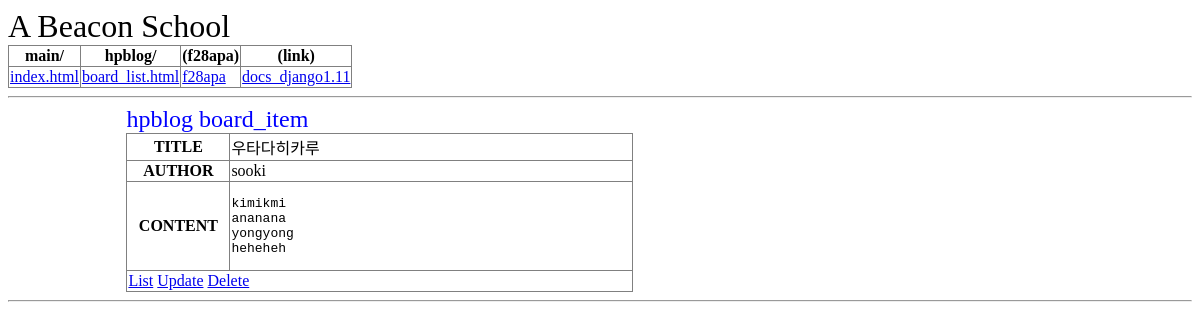
The app's page /hpblog/item/8/ with its own data.
### hpblog/models.py (models this page shows, shortened)
class Post(models.Model):
    class Meta:
        verbose_name_plural = "Post"
    author = models.ForeignKey('auth.User', on_delete=models.CASCADE)
    title = models.CharField(max_length=200)
    content = models.TextField()
    create_date = models.DateTimeField(default=timezone.now)
    published_date = models.DateTimeField(blank=True, null=True)

### hpblog/views.py (the view)
# urls.py: url(r'^item/(?P<p_id>[\d]+)/$', board_item, name='board_item'),
def board_item(request, p_id):
    template = 'hpblog/board_item.html'
    item = Post.objects.get(id=p_id)
    context = {'item': item}
    return render(request, template, context)

### hpblog/templates/hpblog/board_item.html
{% extends "base.html" %}
{% block content %}
	<div class='container'>
		<div class='pagetitle'>hpblog board_item</div>
		<table border='1px' class='table'>
			<tr>
				<th width="100px">TITLE</th>
				<td width="400px">{{item.title}}</td>
			</tr>
			<tr>
				<th>AUTHOR</th>
				<td>{{item.author}}</td>
			</tr>
			<tr>
				<th>CONTENT</th>
				<td>
					<pre>{{item.content}}</pre>
				</td>
			</tr>
			<tr>
				<td colspan="2">
					<a href="{% url 'board_list' %}">List</a>
					<a href="{% url 'board_update' p_id=item.id %}">Update</a>
					<a href="{% url 'board_delete' p_id=item.id %}">Delete</a>
				</td>
			</tr>
		</table>
	</div>
{% endblock %}

### static/style/common.css (style rules this page uses)
.table { border-collapse : collapse; border-color : gray; }
.pagetitle { color : blue; font-size : 1.5em; }
.container { align-content: center; padding-left: 10%; padding-right: 10%; width: 80%; }

### records on screen
Post: title "우타다히카루", author "sooki", content "kimikmi ananana yongyong heheheh"
